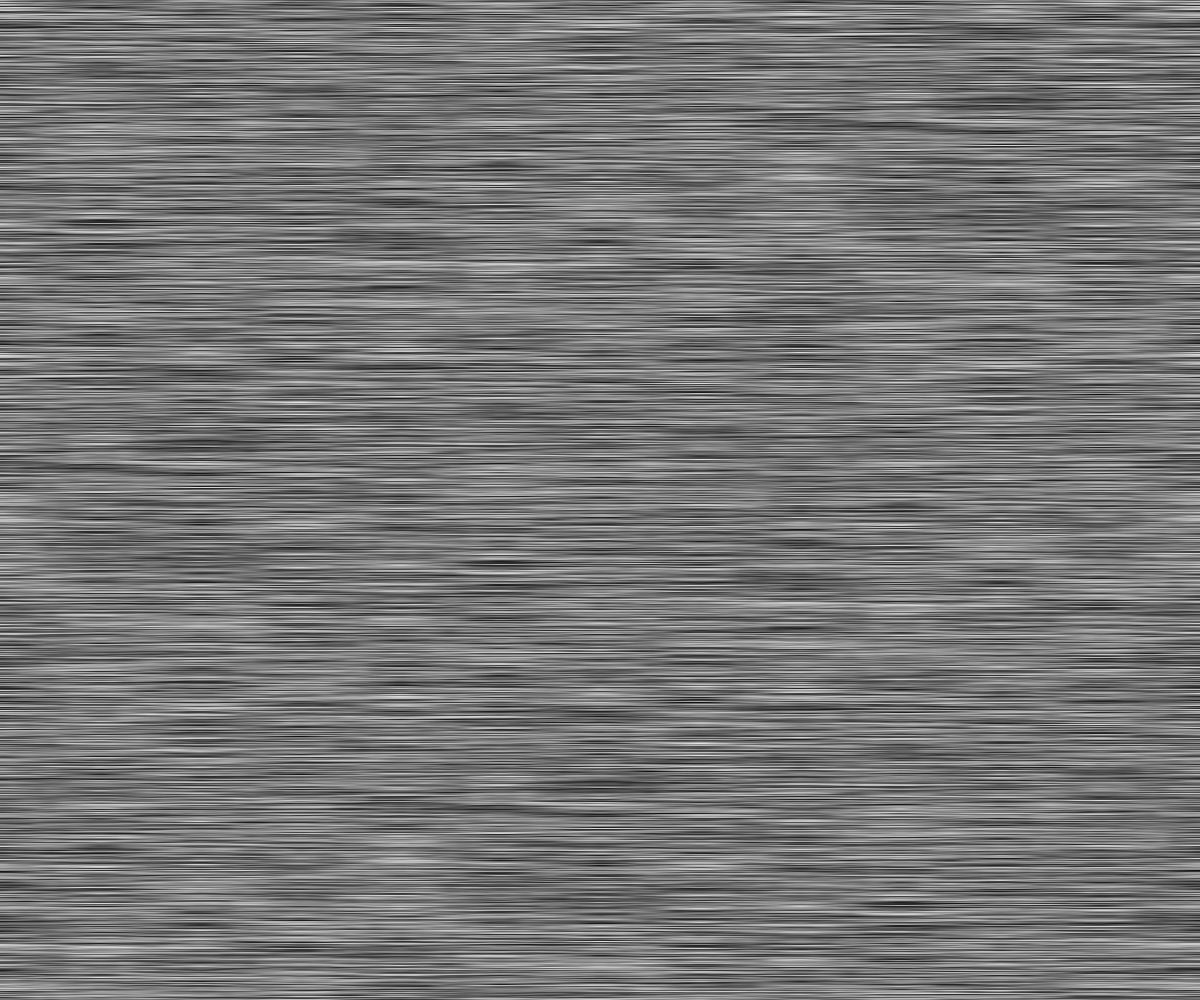
Frame 1 (no input)
Frame 2 (the mouse pressed at the canvas centre, redrawn once): identical to frame 1, image omitted

The p5.js sketch that drew this single still picture (run headless with seeded random() and noise() and a simulated clock; the mouse was pressed at the canvas centre and the sketch redrawn once):

// p5.js sketch
// ── sketch.js
var inc = 0.01;

function setup (){
  createCanvas (windowWidth, windowHeight);
  pixelDensity(1);
}

function windowResized(){
	resizeCanvas(windowWidth, windowHeight)
}

function draw (){
   var xoff=0;
   loadPixels();
   
   for (var y=0; y<height; y++){
     for (var x=0; x<width; x++){
       
       var index=(x+y* width)*4;
       var r=noise(xoff)*255;
       pixels[index+0]=r;
       pixels[index+1]=r;
       pixels[index+2]=r;
       pixels[index+3]=255;
       
       xoff += 0.01;
   }
   }
  
   updatePixels();
   noLoop();
 }
